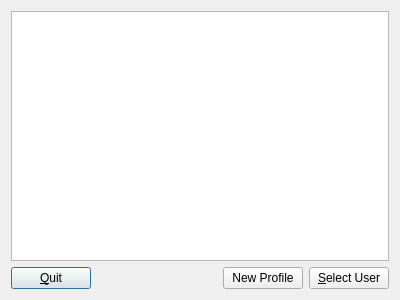
<?xml version="1.0" encoding="UTF-8"?>
<ui version="4.0">
 <class>ProfileSelect</class>
 <widget class="QDialog" name="ProfileSelect">
  <property name="geometry">
   <rect>
    <x>0</x>
    <y>0</y>
    <width>400</width>
    <height>300</height>
   </rect>
  </property>
  <property name="windowTitle">
   <string>Select Profile</string>
  </property>
  <layout class="QVBoxLayout" name="verticalLayout">
   <item>
    <widget class="QListView" name="listView"/>
   </item>
   <item>
    <layout class="QHBoxLayout" name="horizontalLayout">
     <item>
      <widget class="QPushButton" name="quitButton">
       <property name="text">
        <string>&amp;Quit</string>
       </property>
      </widget>
     </item>
     <item>
      <spacer name="horizontalSpacer">
       <property name="orientation">
        <enum>Qt::Horizontal</enum>
       </property>
       <property name="sizeHint" stdset="0">
        <size>
         <width>40</width>
         <height>20</height>
        </size>
       </property>
      </spacer>
     </item>
     <item>
      <widget class="QPushButton" name="newProfileButton">
       <property name="text">
        <string>New Profile</string>
       </property>
      </widget>
     </item>
     <item>
      <widget class="QPushButton" name="selectButton">
       <property name="text">
        <string>&amp;Select User</string>
       </property>
      </widget>
     </item>
    </layout>
   </item>
  </layout>
 </widget>
 <resources/>
 <connections>
  <connection>
   <sender>quitButton</sender>
   <signal>clicked()</signal>
   <receiver>ProfileSelect</receiver>
   <slot>reject()</slot>
   <hints>
    <hint type="sourcelabel">
     <x>52</x>
     <y>276</y>
    </hint>
    <hint type="destinationlabel">
     <x>199</x>
     <y>149</y>
    </hint>
   </hints>
  </connection>
 </connections>
</ui>
